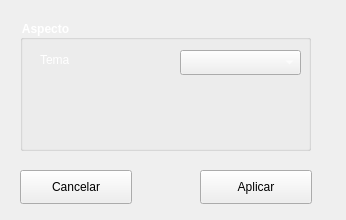
<?xml version="1.0" encoding="UTF-8"?>
<ui version="4.0">
 <class>ConfigWindow</class>
 <widget class="QMainWindow" name="ConfigWindow">
  <property name="geometry">
   <rect>
    <x>0</x>
    <y>0</y>
    <width>346</width>
    <height>220</height>
   </rect>
  </property>
  <property name="windowTitle">
   <string>Ajustes</string>
  </property>
  <widget class="QWidget" name="centralwidget">
   <widget class="QGroupBox" name="groupBox">
    <property name="geometry">
     <rect>
      <x>20</x>
      <y>20</y>
      <width>291</width>
      <height>131</height>
     </rect>
    </property>
    <property name="font">
     <font>
      <pointsize>9</pointsize>
      <weight>75</weight>
      <bold>true</bold>
     </font>
    </property>
    <property name="styleSheet">
     <string notr="true">color: rgb(255, 255, 255)</string>
    </property>
    <property name="title">
     <string>Aspecto</string>
    </property>
    <widget class="QLabel" name="label">
     <property name="geometry">
      <rect>
       <x>20</x>
       <y>30</y>
       <width>51</width>
       <height>19</height>
      </rect>
     </property>
     <property name="text">
      <string>Tema </string>
     </property>
    </widget>
    <widget class="QComboBox" name="cbTema">
     <property name="geometry">
      <rect>
       <x>160</x>
       <y>30</y>
       <width>121</width>
       <height>25</height>
      </rect>
     </property>
    </widget>
   </widget>
   <widget class="QPushButton" name="buttonAplicar">
    <property name="geometry">
     <rect>
      <x>200</x>
      <y>170</y>
      <width>112</width>
      <height>34</height>
     </rect>
    </property>
    <property name="text">
     <string>Aplicar</string>
    </property>
   </widget>
   <widget class="QPushButton" name="buttonCancelar">
    <property name="geometry">
     <rect>
      <x>20</x>
      <y>170</y>
      <width>112</width>
      <height>34</height>
     </rect>
    </property>
    <property name="text">
     <string>Cancelar</string>
    </property>
   </widget>
  </widget>
 </widget>
 <resources/>
 <connections>
  <connection>
   <sender>buttonCancelar</sender>
   <signal>clicked()</signal>
   <receiver>ConfigWindow</receiver>
   <slot>hide()</slot>
   <hints>
    <hint type="sourcelabel">
     <x>75</x>
     <y>186</y>
    </hint>
    <hint type="destinationlabel">
     <x>172</x>
     <y>109</y>
    </hint>
   </hints>
  </connection>
 </connections>
</ui>
